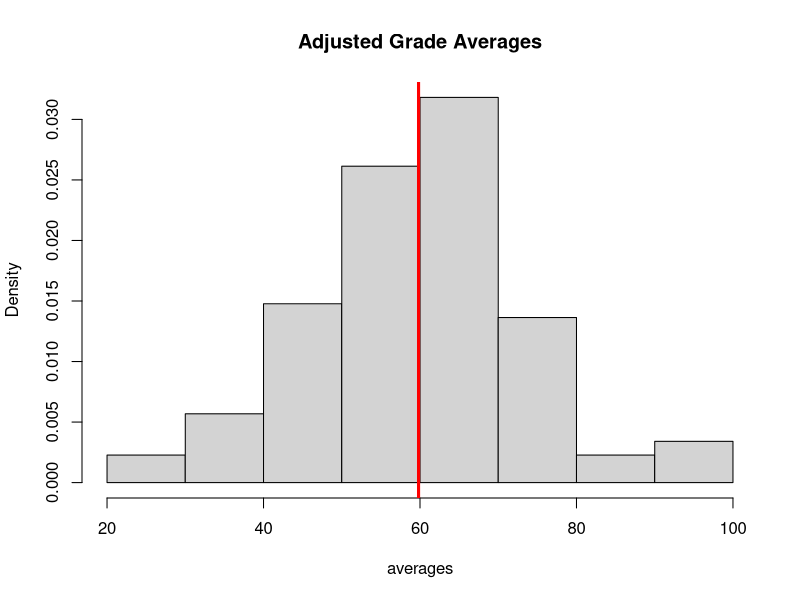
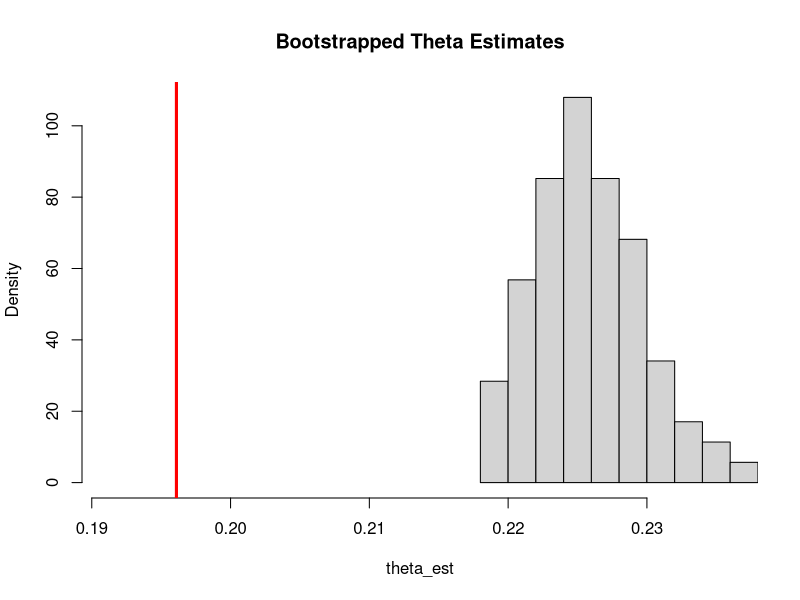
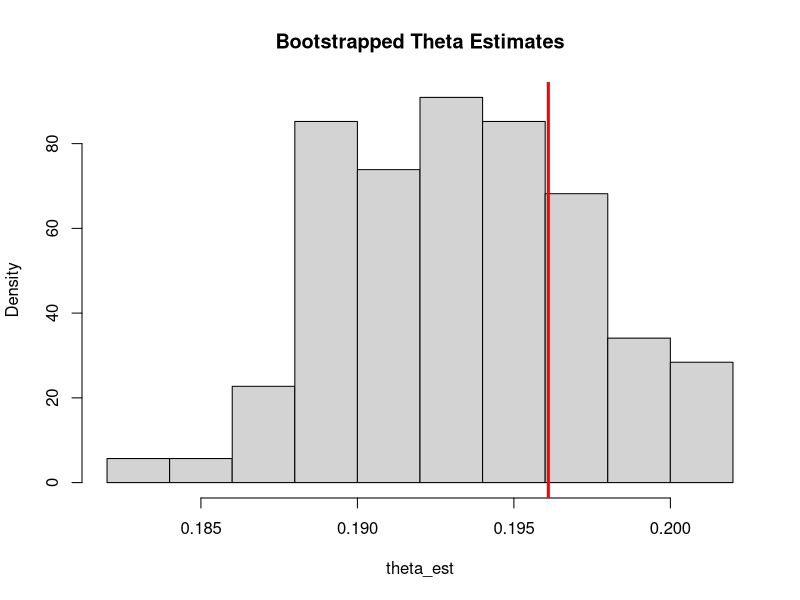
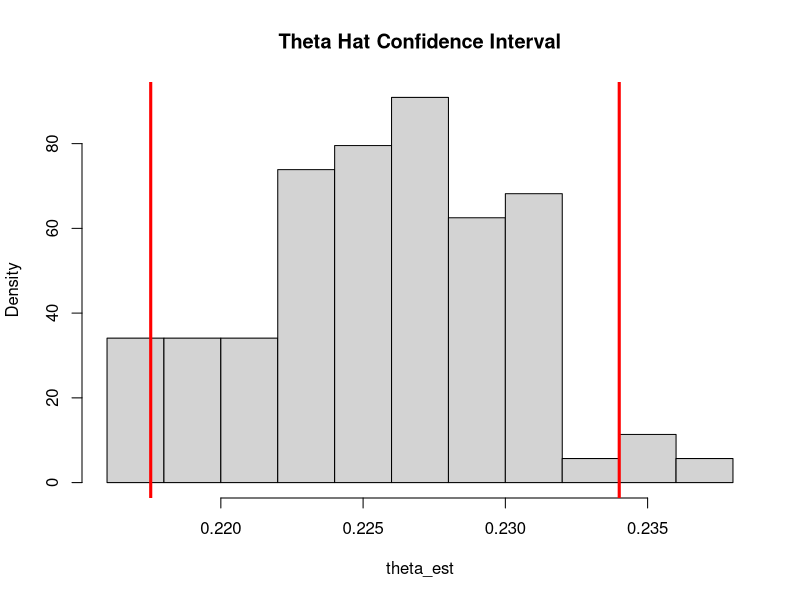
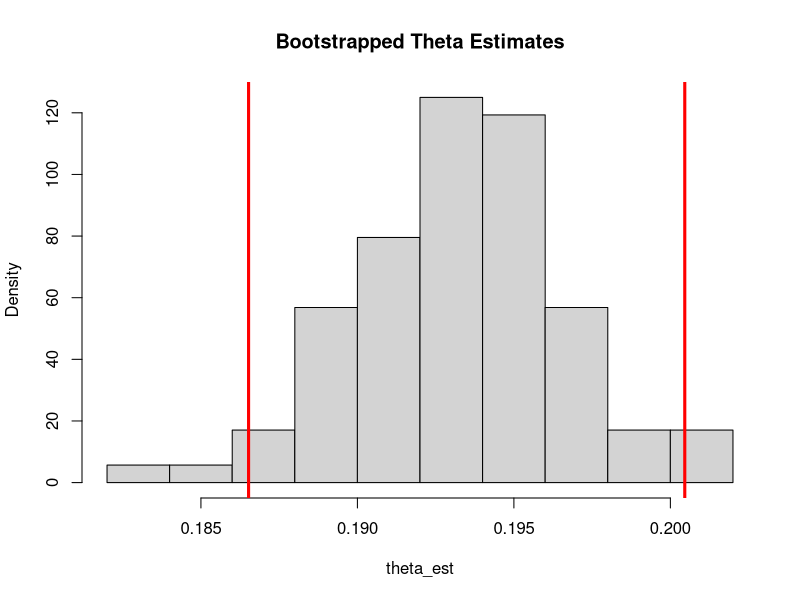
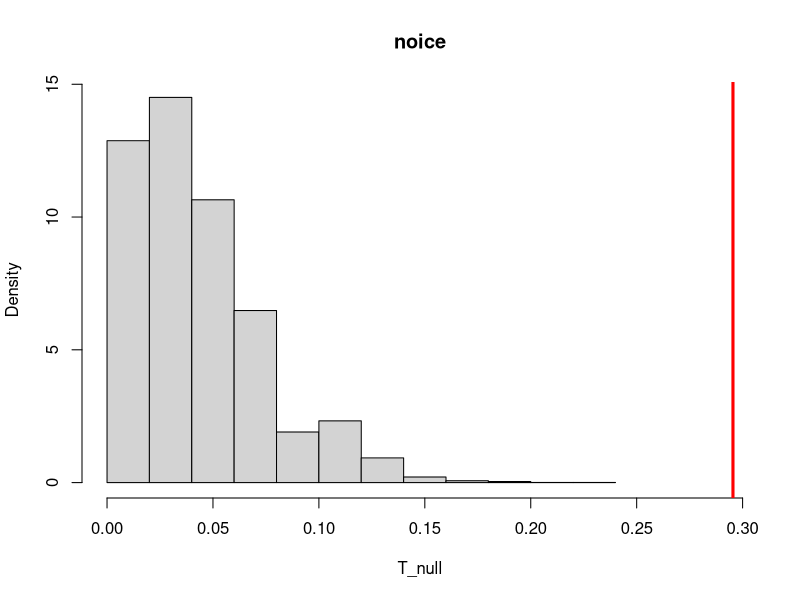

The R source for these figures, in order:
## ---- chunk 1
set.seed(42)
## ---- chunk 2
# load dataset
scores <- data.matrix(read.csv('./data/score.csv'))
scores[0:10,]
## ---- chunk 3
adjusted_scores <- t(as.matrix(apply(scores, 1, function(x) x[-(match(min(x), x))])))
adjusted_scores[0:10,]
## ---- chunk 4
averages <- rowMeans(adjusted_scores)
sample_avg <- mean(averages)
hist(averages, freq=FALSE, main = "Adjusted Grade Averages")
abline(v=sample_avg, col="red", lw=3)
## ---- chunk 5
C <- 70
n <- 10000
# sample from data (X)
samples <- sample(averages, n, replace=TRUE)
# expectation of indicator
theta_hat <- mean(samples > C)
print(theta_hat)
## ---- chunk 6
k <- 10000
n <- length(averages)

# parameter estimates
mu_hat <- mean(averages)
sigma_hat <- sd(averages)

# parametric bootstrap from estimated distribution
boot_samples <- matrix(rnorm(k*n, mean=mu_hat, sd=sigma_hat), nrow=k)

# apply indicator function
boot_samples <- t(as.matrix(apply(boot_samples, c(1,2), function(x) if (x <= C) {0} else {1})))
theta_est <- rowMeans(boot_samples)

hist(theta_est, freq = FALSE, main="Bootstrapped Theta Estimates", xlim = c(theta_hat - 0.005, max(theta_est)))
abline(v=theta_hat, col="red", lw=3)
## ---- chunk 7
k <- 10000
n <- length(averages)

# non-parametric sampling procedure
boot_samples <- matrix(sample(averages, k*n, replace=TRUE), nrow=k)

# apply indicator function
boot_samples <- t(as.matrix(apply(boot_samples, c(1,2), function(x) if (x <= C) {0} else {1})))
theta_est <- rowMeans(boot_samples)

hist(theta_est, freq = FALSE, main="Bootstrapped Theta Estimates")
abline(v=theta_hat, col="red", lw=3)
## ---- chunk 8
alpha <- 0.05

# copied and pasted procedure
k <- 10000
n <- length(averages)

# parameter estimates
mu_hat <- mean(averages)
sigma_hat <- sd(averages)

# parametric bootstrap from estimated distribution
boot_samples <- matrix(rnorm(k*n, mean=mu_hat, sd=sigma_hat), nrow=k)

# apply indicator function
boot_samples <- t(as.matrix(apply(boot_samples, c(1,2), function(x) if (x <= C) {0} else {1})))
theta_est <- rowMeans(boot_samples)

bounds <- quantile(theta_est,probs=c(alpha/2,(1-alpha/2)))
hist(theta_est, freq = FALSE, main="Theta Hat Confidence Interval")
abline(v=bounds, col="red", lw=3)
## ---- chunk 9
print(bounds)
## ---- chunk 10
# copy and pasted procedure
k <- 10000
n <- length(averages)

# non-parametric sampling procedure
boot_samples <- matrix(sample(averages, k*n, replace=TRUE), nrow=k)

# apply indicator function
boot_samples <- t(as.matrix(apply(boot_samples, c(1,2), function(x) if (x <= C) {0} else {1})))
theta_est <- rowMeans(boot_samples)

bounds <- quantile(theta_est,probs=c(alpha/2,(1-alpha/2)))
hist(theta_est, freq = FALSE, main="Bootstrapped Theta Estimates")
abline(v=bounds, col="red", lw=3)
## ---- chunk 11
print(bounds)
## ---- chunk 12
k <- 10000
n <- length(averages)
p_null <- 0.5

# sample theta hat from null
theta_null <- rbinom(k, n, p_null) / n
T_null <- abs(theta_null - p_null)

# observed T
# apply indicator to averages
# expectation of indicator
theta_hat <- mean(averages >= C)
T_obs <- abs(theta_hat - p_null)

hist(T_null, freq = FALSE, main="noice", xlim = c(0, T_obs))
abline(v=T_obs, col='red', lw=3)
## ---- chunk 13
p_val <- mean(T_null >= T_obs)
print(p_val)
